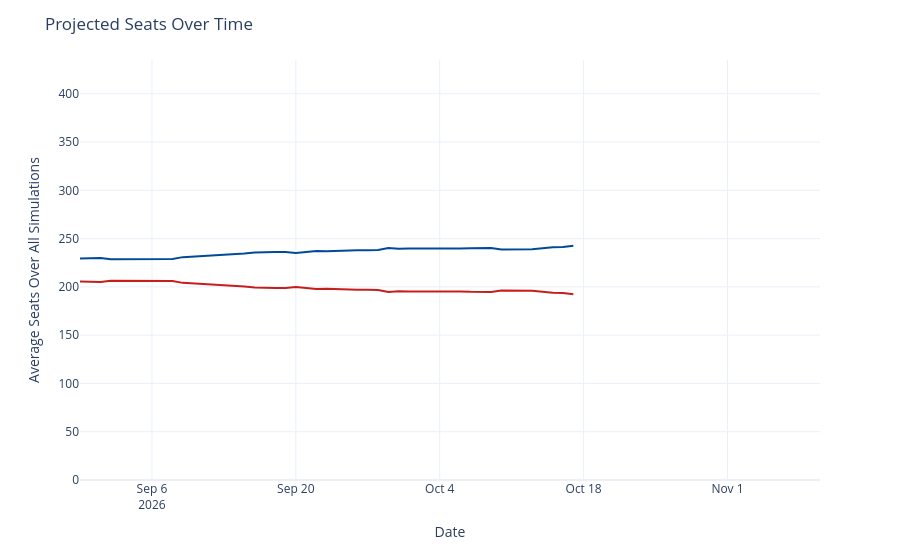

The notebook cell this image was saved under:
### Code cell
seats_over_time = output_ts[(output_ts['geo'] == 'US House') &
                             (output_ts['type'] == 'seats')]
seats_over_time['rep_seats'] = seats_over_time['y'].map(lambda x: 435 - x)
seats_over_time = seats_over_time.rename({'y': 'Democrats', 'rep_seats': 'Republicans'}, axis=1)
seats_time_ser = px.line(seats_over_time, x='date', y=['Democrats', 'Republicans'], template='plotly_white',
                        color_discrete_map={'Democrats': '#004b97', 'Republicans': '#c71e1d'},)
seats_time_ser.update_traces(hovertemplate="%{y:.1f}")
seats_time_ser.update_layout(
    xaxis=dict(range=[pd.to_datetime('2026-08-30'), pd.to_datetime('2026-11-10')]),
    yaxis=dict(range=[0, 435]),
    xaxis_title='Date',
    yaxis_title='Average Seats Over All Simulations',
    title=dict(text="Projected Seats Over Time"),
    hovermode="x",
    showlegend=False
)
seats_time_ser

### Figure 1 — Plotly figure (JSON) as saved in the notebook; plotly's stock layout.template omitted (floating-point values rounded to 4 significant figures)
{"data": [{"hovertemplate": "%{y:.1f}", "legendgroup": "Democrats", "line": {"color": "#004b97", "dash": "solid"}, "marker": {"symbol": "circle"}, "mode": "lines", "name": "Democrats", "orientation": "v", "showlegend": true, "type": "scatter", "x": ["2026-08-30", "2026-08-31", "2026-09-01", "2026-09-02", "2026-09-03", "2026-09-04", "2026-09-05", "2026-09-06", "2026-09-07", "2026-09-08", "2026-09-09", "2026-09-14", "2026-09-15", "2026-09-16", "2026-09-17", "2026-09-18", "2026-09-19", "2026-09-20", "2026-09-21", "2026-09-22", "2026-09-23", "2026-09-24", "2026-09-25", "2026-09-26", "2026-09-27", "2026-09-28", "2026-09-29", "2026-09-30", "2026-10-01", "2026-10-02", "2026-10-03", "2026-10-04", "2026-10-05", "2026-10-06", "2026-10-07", "2026-10-08", "2026-10-09", "2026-10-10", "2026-10-11", "2026-10-12", "2026-10-13", "2026-10-15", "2026-10-16", "2026-10-17"], "xaxis": "x", "y": [229.4, 230.0, 230.0, 228.5, 228.5, 228.7, 228.7, 228.9, 228.8, 228.9, 230.8, 233.6, 234.7, 235.7, 236.2, 236.1, 236.0, 235.0, 236.2, 237.2, 236.9, 237.4, 237.9, 237.9, 237.9, 238.2, 240.4, 239.5, 239.7, 239.6, 239.5, 239.7, 239.8, 239.7, 240.1, 240.1, 240.2, 238.8, 238.7, 238.7, 238.9, 240.9, 241.3, 242.6], "yaxis": "y"}, {"hovertemplate": "%{y:.1f}", "legendgroup": "Republicans", "line": {"color": "#c71e1d", "dash": "solid"}, "marker": {"symbol": "circle"}, "mode": "lines", "name": "Republicans", "orientation": "v", "showlegend": true, "type": "scatter", "x": ["2026-08-30", "2026-08-31", "2026-09-01", "2026-09-02", "2026-09-03", "2026-09-04", "2026-09-05", "2026-09-06", "2026-09-07", "2026-09-08", "2026-09-09", "2026-09-14", "2026-09-15", "2026-09-16", "2026-09-17", "2026-09-18", "2026-09-19", "2026-09-20", "2026-09-21", "2026-09-22", "2026-09-23", "2026-09-24", "2026-09-25", "2026-09-26", "2026-09-27", "2026-09-28", "2026-09-29", "2026-09-30", "2026-10-01", "2026-10-02", "2026-10-03", "2026-10-04", "2026-10-05", "2026-10-06", "2026-10-07", "2026-10-08", "2026-10-09", "2026-10-10", "2026-10-11", "2026-10-12", "2026-10-13", "2026-10-15", "2026-10-16", "2026-10-17"], "xaxis": "x", "y": [205.6, 205.0, 205.0, 206.5, 206.5, 206.3, 206.3, 206.1, 206.2, 206.1, 204.2, 201.4, 200.3, 199.3, 198.8, 198.9, 199.0, 200.0, 198.8, 197.8, 198.1, 197.6, 197.1, 197.1, 197.1, 196.8, 194.6, 195.5, 195.3, 195.4, 195.5, 195.3, 195.2, 195.3, 194.9, 194.9, 194.8, 196.2, 196.3, 196.3, 196.1, 194.1, 193.7, 192.4], "yaxis": "y"}], "layout": {"hovermode": "x", "legend": {"title": {"text": "variable"}, "tracegroupgap": 0}, "margin": {"t": 60}, "showlegend": false, "title": {"text": "Projected Seats Over Time"}, "xaxis": {"anchor": "y", "domain": [0, 1], "range": ["2026-08-30T00:00:00", "2026-11-10T00:00:00"], "title": {"text": "Date"}}, "yaxis": {"anchor": "x", "domain": [0, 1], "range": [0, 435], "title": {"text": "Average Seats Over All Simulations"}}}}
